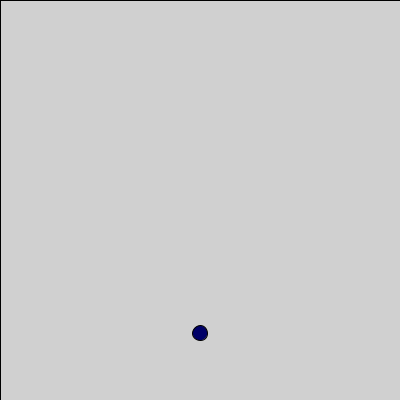
Frame 1 (no input)
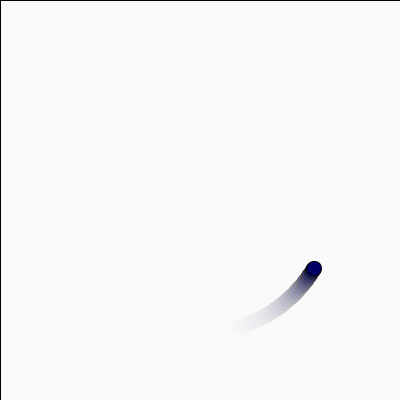
Frame 60 (the mouse pressed at the canvas centre just before this capture)
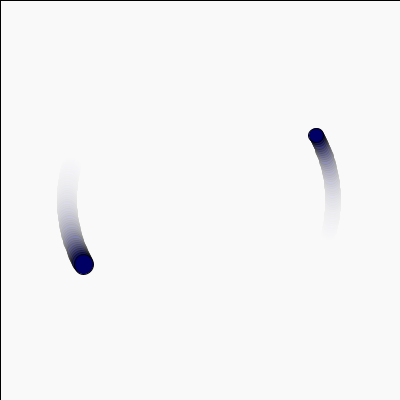
Frame 120 (the mouse held since frame 60 and released just before this capture)

The Processing sketch that drew these frames (run headless with seeded random() and noise(); from frame 60 on, the mouse is pressed at the canvas centre):

// Processing sketch: processing_64477
// ── processing_64477.pde

ArrayList<Circle> circles;
float a;

void setup() {
  size(400, 400);
  circles = new ArrayList<Circle>();
  circles.add(new Circle());
}

void draw() {
  fill(255,20);
  rect(0,0,width,height);
  translate(width/2, height/2);
  circleDisplay();
  a++;
}

void mousePressed() {
  if (circles.size() > 12) {
    circles.clear();
  }
  circles.add(new Circle());
}

void circleDisplay() {
  float px, py;
  Circle c;
  float ans = 360/circles.size();
  for (int i=0; i<circles.size(); i++) {
    c = circles.get(i);
    px =width/3 * sin(radians(ans*i+a));
    py =height/3 * cos(radians(ans*i+a));
    c.setPoint(px, py);
    c.display();
  }
}


class Circle {
  float x, y, w;
  float c; //color
  Circle() {
    w = random(5, 20);
    this.c = random(70, 200);
  }

  void setPoint(float x, float y) {
    this.x = x;
    this.y = y;
  }

  void display() {
    fill(0, 0, c);
    ellipse(x, y, w, w);
  }
}
